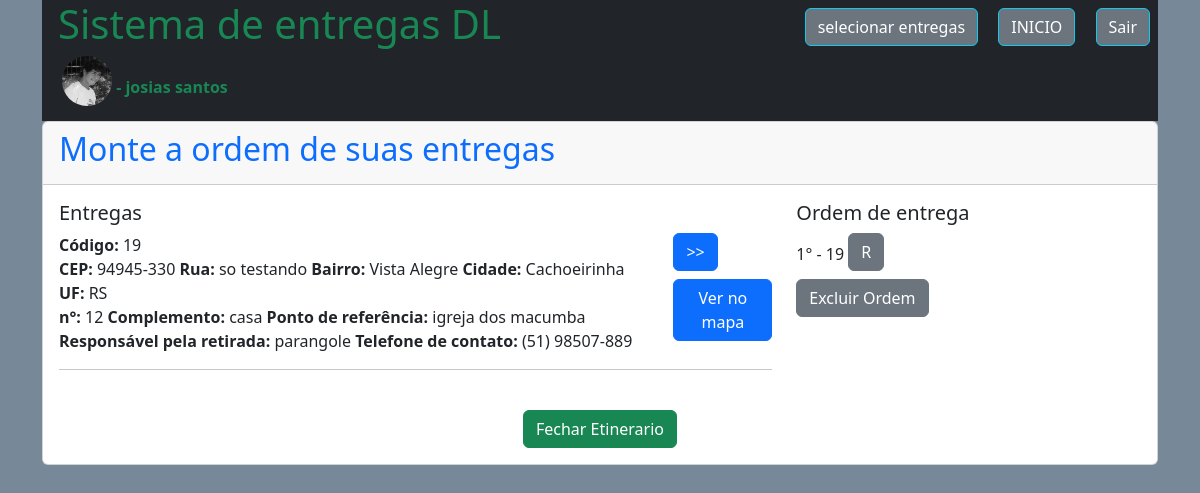
The page /entregas/etinerario/seleciona_etinerario.php (signed in) on the database as committed earlier.
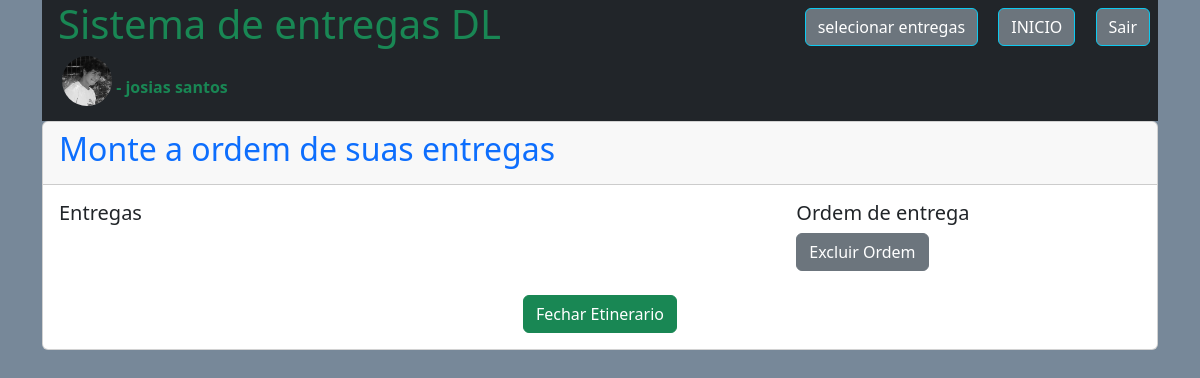
The same page on the database as committed later.
### tables this page shows
CREATE TABLE `entregas` (
  `id_entregas` int(11) NOT NULL,
  `id_entregador` int(11) NOT NULL,
  `id_compra` int(11) NOT NULL,
  `id_usuario` int(11) NOT NULL,
  `id_endereco` int(11) NOT NULL,
  `ordem_ent` int(10) NOT NULL,
  `saida` int(1) NOT NULL,
  `chegada` int(1) NOT NULL,
  `hora_saida` datetime NOT NULL,
  `hora_chegada` datetime NOT NULL,
  `nome_entrega` varchar(120) NOT NULL,
  `CPF_entrega` varchar(11) NOT NULL,
  `parente_entrega` varchar(100) NOT NULL,
  `obs_entrega` varchar(1000) NOT NULL,
  `devolucao` int(1) NOT NULL,
  `motivo_canc` varchar(1000) NOT NULL,
  `cancelamento` int(1) NOT NULL,
  `status` int(1) NOT NULL
);

CREATE TABLE `endereco_usuario` (
  `id_endereco` int(11) NOT NULL,
  `id_usuario` int(11) NOT NULL,
  `CEP` varchar(9) NOT NULL,
  `logradouro` varchar(120) NOT NULL,
  `bairro` varchar(60) NOT NULL,
  `cidade` varchar(60) NOT NULL,
  `UF` varchar(2) NOT NULL,
  `numero` int(6) NOT NULL,
  `complemento` varchar(60) NOT NULL,
  `ponto_referencia` varchar(100) NOT NULL,
  `retirada_com` varchar(100) NOT NULL,
  `telefone_entrega` varchar(15) NOT NULL
);

### entregas/verifica_session.php (called while the page is built, shortened)
<?php
if(empty($_SESSION['id_entregador'])){
	session_destroy();
        $msg = 'Login necessario para acessar as suas entregas!';
        header('location:index.php?mens='.$msg);
	}else{
	$id_entregador = $_SESSION['id_entregador'];
	}
?>

### entregas/etinerario/seleciona_etinerario.php (the view, shortened to what the changed rows need)
<?php
require_once '../../database.php';
require_once '../verifica_session.php';
   if(!isset($_SESSION['ordem_etinerario'])){
        $sqlZYZ = "SELECT * FROM entregas WHERE id_entregador = '".$id_entregador."' AND ordem_ent !=0 AND devolucao != 1 AND status != 1 ORDER BY ordem_ent ASC";
	$consultaZYZ = $conexao->query($sqlZYZ);
	$dZYZ = $consultaZYZ->fetchALL(PDO::FETCH_ASSOC);
}
?>
<!doctype html>
<html lang="pt-br">
  <head>
    <link href="https://cdn.jsdelivr.net/npm/bootstrap@5.3.3/dist/css/bootstrap.min.css" rel="stylesheet">
</head>
  <body style="background: #778899">
    <div class="container">
        <div class="bg-dark">
            <div class="row">
                <div class="col" >
                    <h1 class="text-success ms-3">
                    </h1>
                </div>
            </div>
	</div>
    <div class="card">
            <div class="card-header">
                <h2 class="text-primary">Monte a ordem de suas entregas</h2>
            </div>
            <div class="card-body">
                <div class="row">
                    <div class="col-sm-8" ><div  style="max-height:320px" class="overflow-auto">
                            <h5>Entregas</h5>
                <?php
                    $sql45 = "SELECT * FROM entregas WHERE id_entregador = '".$id_entregador."' AND devolucao != 1 AND status != 1";
                    $consulta45 = $conexao->query($sql45);
                    $d45 = $consulta45->fetchALL(PDO::FETCH_ASSOC);
                    foreach($d45 as $a){
                       $sql2 = "SELECT * FROM endereco_usuario WHERE id_endereco = '".$a['id_endereco']."'";
			$consulta2 = $conexao->query($sql2);
			$d = $consulta2->fetch(PDO::FETCH_ASSOC);
		$localizacao = $d['logradouro'].' '.$d['numero'].' '.$d['bairro'].' '.$d['cidade'].' '.$d['UF'];
		echo '<div class="row">
                        <div class="col">
                  <form method="POST">
		  <label class="form-check-label" for="endereco'.$d['id_endereco'].'">
                  <strong>Código:</strong> '.$a['id_compra'].'
		  </label></br>
		  <label class="form-check-label" for="endereco'.$d['id_endereco'].'">
                  <strong>CEP:</strong> '.$d['CEP'].'
		  </label>
                  <label class="form-check-label" for="endereco'.$d['id_endereco'].'">
                  <strong> Rua:</strong> '.$d['logradouro'].'
		  </label>
                  <label class="form-check-label" for="endereco'.$d['id_endereco'].'">
                  <strong> Bairro:</strong> '.$d['bairro'].'
		  </label>
                  <label class="form-check-label" for="endereco'.$d['id_endereco'].'">
                  <strong> Cidade:</strong> '.$d['cidade'].'
		  </label>
                  <label class="form-check-label" for="endereco'.$d['id_endereco'].'">
                  <strong> UF:</strong> '.$d['UF'].'
		  </label></br>
                  <label class="form-check-label" for="endereco'.$d['id_endereco'].'">
                  <strong> n°:</strong> '.$d['numero'].'
		  </label>
                  <label class="form-check-label" for="endereco'.$d['id_endereco'].'">
                  <strong> Complemento:</strong> '.$d['complemento'].'
		  </label>
                  <label class="form-check-label" for="endereco'.$d['id_endereco'].'">
                  <strong> Ponto de referência:</strong> '.$d['ponto_referencia'].'
		  </label></br>
                  <label class="form-check-label" for="endereco'.$d['id_endereco'].'">
                  <strong> Responsável pela retirada:</strong> '.$d['retirada_com'].'
		  </label>
                  <label class="form-check-label" for="endereco'.$d['id_endereco'].'">
                  <strong> Telefone de contato:</strong> '.$d['telefone_entrega'].'
		  </label></div>
                  <div class="col-sm-2">
                  <input type="hidden" name="sel_etinerario" value="'.$a['id_compra'].'">
                  <input class="btn btn-primary me-4" type="submit" id="endereco'.$d['id_endereco'].'"  value=">>"></br>
                  <a class="btn btn-primary mt-2" href="https://maps.google.it/maps?q='.$localizacao.'" target="_blank">Ver no mapa</a>
                  </div>
                  </div>
                  </form><hr/>
                ';
                    }
                ?>
                </div>
                </div>
                    <div class="col">
                        <div  style="max-height:320px" class="overflow-auto">
                        <h5>Ordem de entrega</h5>
                            <?php
                                            $contt = 1;
                                 foreach ($_SESSION['ordem_etinerario'] as $ZWQ){
                                     echo $contt.'° - '.$ZWQ.' <a class="btn btn-secondary mb-2" href="?tirar='.$ZWQ.'">R</a></br>';
                                     $contt++;
                                 }
                                 echo '<a class="btn btn-secondary" href="?zerar=ok">Excluir Ordem</a>';
                            ?>
                    </div>
                    </div>
                </div>
            </div>
    </div>
    </div>
  </body>

Rows that differ between the two databases and show on the page:
removed entregas: id_compra "19", id_endereco.CEP "94945-330", id_endereco.logradouro "so testando", id_endereco.bairro "Vista Alegre", id_endereco.cidade "Cachoeirinha", id_endereco.UF "RS", id_endereco.numero "12", id_endereco.complemento "casa", id_endereco.ponto_referencia "igreja dos macumba", id_endereco.retirada_com "parangole", id_endereco.telefone_entrega "(51) 98507-889"
Other text that changed with them:
list line gone: "1 ° - 19 R"
